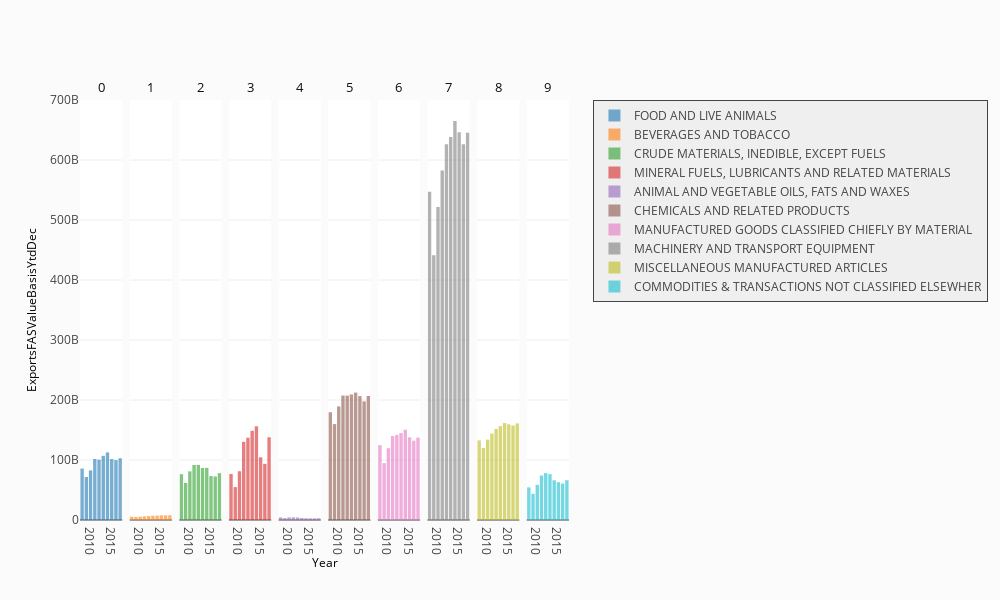

The notebook cell this image was saved under:
### Code cell
fig = ff.create_facet_grid(
    sub,
    x='Year',
    y='ExportsFASValueBasisYtdDec',
    facet_col='SITC',
    color_name='sitc_sdesc',
    trace_type='bar',
    facet_row_labels='name'
)
py.iplot(fig, filename='facet - color by categorical variable')

### Figure 1 — Plotly figure (JSON) as saved in the notebook; plotly's stock layout.template omitted (floating-point values rounded to 4 significant figures)
{"data": [{"marker": {"color": "rgb(31, 119, 180)"}, "name": "FOOD AND LIVE ANIMALS", "opacity": 0.6, "type": "bar", "x": [2008, 2009, 2010, 2011, 2012, 2013, 2014, 2015, 2016, 2017], "xaxis": "x1", "y": [85750708131, 71602580433, 82665484288, 101590000000, 100404000000, 107010000000, 112623000000, 101535000000, 99797347630, 102912000000], "yaxis": "y1"}, {"marker": {"color": "rgb(255, 127, 14)"}, "name": "BEVERAGES AND TOBACCO", "opacity": 0.6, "type": "bar", "x": [], "xaxis": "x1", "y": [], "yaxis": "y1"}, {"marker": {"color": "rgb(44, 160, 44)"}, "name": "CRUDE MATERIALS, INEDIBLE, EXCEPT FUELS", "opacity": 0.6, "type": "bar", "x": [], "xaxis": "x1", "y": [], "yaxis": "y1"}, {"marker": {"color": "rgb(214, 39, 40)"}, "name": "MINERAL FUELS, LUBRICANTS AND RELATED MATERIALS", "opacity": 0.6, "type": "bar", "x": [], "xaxis": "x1", "y": [], "yaxis": "y1"}, {"marker": {"color": "rgb(148, 103, 189)"}, "name": "ANIMAL AND VEGETABLE OILS, FATS AND WAXES", "opacity": 0.6, "type": "bar", "x": [], "xaxis": "x1", "y": [], "yaxis": "y1"}, {"marker": {"color": "rgb(140, 86, 75)"}, "name": "CHEMICALS AND RELATED PRODUCTS", "opacity": 0.6, "type": "bar", "x": [], "xaxis": "x1", "y": [], "yaxis": "y1"}, {"marker": {"color": "rgb(227, 119, 194)"}, "name": "MANUFACTURED GOODS CLASSIFIED CHIEFLY BY MATERIAL", "opacity": 0.6, "type": "bar", "x": [], "xaxis": "x1", "y": [], "yaxis": "y1"}, {"marker": {"color": "rgb(127, 127, 127)"}, "name": "MACHINERY AND TRANSPORT EQUIPMENT", "opacity": 0.6, "type": "bar", "x": [], "xaxis": "x1", "y": [], "yaxis": "y1"}, {"marker": {"color": "rgb(188, 189, 34)"}, "name": "MISCELLANEOUS MANUFACTURED ARTICLES", "opacity": 0.6, "type": "bar", "x": [], "xaxis": "x1", "y": [], "yaxis": "y1"}, {"marker": {"color": "rgb(23, 190, 207)"}, "name": "COMMODITIES & TRANSACTIONS NOT CLASSIFIED ELSEWHER", "opacity": 0.6, "type": "bar", "x": [], "xaxis": "x1", "y": [], "yaxis": "y1"}, {"marker": {"color": "rgb(31, 119, 180)"}, "name": "FOOD AND LIVE ANIMALS", "opacity": 0.6, "type": "bar", "x": [], "xaxis": "x2", "y": [], "yaxis": "y1"}, {"marker": {"color": "rgb(255, 127, 14)"}, "name": "BEVERAGES AND TOBACCO", "opacity": 0.6, "type": "bar", "x": [2008, 2009, 2010, 2011, 2012, 2013, 2014, 2015, 2016, 2017], "xaxis": "x2", "y": [5468240369, 4998783856, 5457104260, 6169025990, 6554742124, 7223680549, 7288836203, 7798577352, 7843661648, 7970745656], "yaxis": "y1"}, {"marker": {"color": "rgb(44, 160, 44)"}, "name": "CRUDE MATERIALS, INEDIBLE, EXCEPT FUELS", "opacity": 0.6, "type": "bar", "x": [], "xaxis": "x2", "y": [], "yaxis": "y1"}, {"marker": {"color": "rgb(214, 39, 40)"}, "name": "MINERAL FUELS, LUBRICANTS AND RELATED MATERIALS", "opacity": 0.6, "type": "bar", "x": [], "xaxis": "x2", "y": [], "yaxis": "y1"}, {"marker": {"color": "rgb(148, 103, 189)"}, "name": "ANIMAL AND VEGETABLE OILS, FATS AND WAXES", "opacity": 0.6, "type": "bar", "x": [], "xaxis": "x2", "y": [], "yaxis": "y1"}, {"marker": {"color": "rgb(140, 86, 75)"}, "name": "CHEMICALS AND RELATED PRODUCTS", "opacity": 0.6, "type": "bar", "x": [], "xaxis": "x2", "y": [], "yaxis": "y1"}, {"marker": {"color": "rgb(227, 119, 194)"}, "name": "MANUFACTURED GOODS CLASSIFIED CHIEFLY BY MATERIAL", "opacity": 0.6, "type": "bar", "x": [], "xaxis": "x2", "y": [], "yaxis": "y1"}, {"marker": {"color": "rgb(127, 127, 127)"}, "name": "MACHINERY AND TRANSPORT EQUIPMENT", "opacity": 0.6, "type": "bar", "x": [], "xaxis": "x2", "y": [], "yaxis": "y1"}, {"marker": {"color": "rgb(188, 189, 34)"}, "name": "MISCELLANEOUS MANUFACTURED ARTICLES", "opacity": 0.6, "type": "bar", "x": [], "xaxis": "x2", "y": [], "yaxis": "y1"}, {"marker": {"color": "rgb(23, 190, 207)"}, "name": "COMMODITIES & TRANSACTIONS NOT CLASSIFIED ELSEWHER", "opacity": 0.6, "type": "bar", "x": [], "xaxis": "x2", "y": [], "yaxis": "y1"}, {"marker": {"color": "rgb(31, 119, 180)"}, "name": "FOOD AND LIVE ANIMALS", "opacity": 0.6, "type": "bar", "x": [], "xaxis": "x3", "y": [], "yaxis": "y1"}, {"marker": {"color": "rgb(255, 127, 14)"}, "name": "BEVERAGES AND TOBACCO", "opacity": 0.6, "type": "bar", "x": [], "xaxis": "x3", "y": [], "yaxis": "y1"}, {"marker": {"color": "rgb(44, 160, 44)"}, "name": "CRUDE MATERIALS, INEDIBLE, EXCEPT FUELS", "opacity": 0.6, "type": "bar", "x": [2008, 2009, 2010, 2011, 2012, 2013, 2014, 2015, 2016, 2017], "xaxis": "x3", "y": [76462022566, 61695744182, 81051674492, 91644217371, 91821829305, 86683525510, 86931183507, 73247418151, 72558548887, 78028347057], "yaxis": "y1"}, {"marker": {"color": "rgb(214, 39, 40)"}, "name": "MINERAL FUELS, LUBRICANTS AND RELATED MATERIALS", "opacity": 0.6, "type": "bar", "x": [], "xaxis": "x3", "y": [], "yaxis": "y1"}, {"marker": {"color": "rgb(148, 103, 189)"}, "name": "ANIMAL AND VEGETABLE OILS, FATS AND WAXES", "opacity": 0.6, "type": "bar", "x": [], "xaxis": "x3", "y": [], "yaxis": "y1"}, {"marker": {"color": "rgb(140, 86, 75)"}, "name": "CHEMICALS AND RELATED PRODUCTS", "opacity": 0.6, "type": "bar", "x": [], "xaxis": "x3", "y": [], "yaxis": "y1"}, {"marker": {"color": "rgb(227, 119, 194)"}, "name": "MANUFACTURED GOODS CLASSIFIED CHIEFLY BY MATERIAL", "opacity": 0.6, "type": "bar", "x": [], "xaxis": "x3", "y": [], "yaxis": "y1"}, {"marker": {"color": "rgb(127, 127, 127)"}, "name": "MACHINERY AND TRANSPORT EQUIPMENT", "opacity": 0.6, "type": "bar", "x": [], "xaxis": "x3", "y": [], "yaxis": "y1"}, {"marker": {"color": "rgb(188, 189, 34)"}, "name": "MISCELLANEOUS MANUFACTURED ARTICLES", "opacity": 0.6, "type": "bar", "x": [], "xaxis": "x3", "y": [], "yaxis": "y1"}, {"marker": {"color": "rgb(23, 190, 207)"}, "name": "COMMODITIES & TRANSACTIONS NOT CLASSIFIED ELSEWHER", "opacity": 0.6, "type": "bar", "x": [], "xaxis": "x3", "y": [], "yaxis": "y1"}, {"marker": {"color": "rgb(31, 119, 180)"}, "name": "FOOD AND LIVE ANIMALS", "opacity": 0.6, "type": "bar", "x": [], "xaxis": "x4", "y": [], "yaxis": "y1"}, {"marker": {"color": "rgb(255, 127, 14)"}, "name": "BEVERAGES AND TOBACCO", "opacity": 0.6, "type": "bar", "x": [], "xaxis": "x4", "y": [], "yaxis": "y1"}, {"marker": {"color": "rgb(44, 160, 44)"}, "name": "CRUDE MATERIALS, INEDIBLE, EXCEPT FUELS", "opacity": 0.6, "type": "bar", "x": [], "xaxis": "x4", "y": [], "yaxis": "y1"}, {"marker": {"color": "rgb(214, 39, 40)"}, "name": "MINERAL FUELS, LUBRICANTS AND RELATED MATERIALS", "opacity": 0.6, "type": "bar", "x": [2008, 2009, 2010, 2011, 2012, 2013, 2014, 2015, 2016, 2017], "xaxis": "x4", "y": [76741712806, 54848311930, 81285621657, 130303000000, 137139000000, 148754000000, 156256000000, 104493000000, 93614181242, 137900000000], "yaxis": "y1"}, {"marker": {"color": "rgb(148, 103, 189)"}, "name": "ANIMAL AND VEGETABLE OILS, FATS AND WAXES", "opacity": 0.6, "type": "bar", "x": [], "xaxis": "x4", "y": [], "yaxis": "y1"}, {"marker": {"color": "rgb(140, 86, 75)"}, "name": "CHEMICALS AND RELATED PRODUCTS", "opacity": 0.6, "type": "bar", "x": [], "xaxis": "x4", "y": [], "yaxis": "y1"}, {"marker": {"color": "rgb(227, 119, 194)"}, "name": "MANUFACTURED GOODS CLASSIFIED CHIEFLY BY MATERIAL", "opacity": 0.6, "type": "bar", "x": [], "xaxis": "x4", "y": [], "yaxis": "y1"}, {"marker": {"color": "rgb(127, 127, 127)"}, "name": "MACHINERY AND TRANSPORT EQUIPMENT", "opacity": 0.6, "type": "bar", "x": [], "xaxis": "x4", "y": [], "yaxis": "y1"}, {"marker": {"color": "rgb(188, 189, 34)"}, "name": "MISCELLANEOUS MANUFACTURED ARTICLES", "opacity": 0.6, "type": "bar", "x": [], "xaxis": "x4", "y": [], "yaxis": "y1"}, {"marker": {"color": "rgb(23, 190, 207)"}, "name": "COMMODITIES & TRANSACTIONS NOT CLASSIFIED ELSEWHER", "opacity": 0.6, "type": "bar", "x": [], "xaxis": "x4", "y": [], "yaxis": "y1"}, {"marker": {"color": "rgb(31, 119, 180)"}, "name": "FOOD AND LIVE ANIMALS", "opacity": 0.6, "type": "bar", "x": [], "xaxis": "x5", "y": [], "yaxis": "y1"}, {"marker": {"color": "rgb(255, 127, 14)"}, "name": "BEVERAGES AND TOBACCO", "opacity": 0.6, "type": "bar", "x": [], "xaxis": "x5", "y": [], "yaxis": "y1"}, {"marker": {"color": "rgb(44, 160, 44)"}, "name": "CRUDE MATERIALS, INEDIBLE, EXCEPT FUELS", "opacity": 0.6, "type": "bar", "x": [], "xaxis": "x5", "y": [], "yaxis": "y1"}, {"marker": {"color": "rgb(214, 39, 40)"}, "name": "MINERAL FUELS, LUBRICANTS AND RELATED MATERIALS", "opacity": 0.6, "type": "bar", "x": [], "xaxis": "x5", "y": [], "yaxis": "y1"}, {"marker": {"color": "rgb(148, 103, 189)"}, "name": "ANIMAL AND VEGETABLE OILS, FATS AND WAXES", "opacity": 0.6, "type": "bar", "x": [2008, 2009, 2010, 2011, 2012, 2013, 2014, 2015, 2016, 2017], "xaxis": "x5", "y": [4430199990, 3216884805, 4281031012, 4554861415, 4195278686, 3344393253, 2982701545, 2785484033, 2833754940, 2995298245], "yaxis": "y1"}, {"marker": {"color": "rgb(140, 86, 75)"}, "name": "CHEMICALS AND RELATED PRODUCTS", "opacity": 0.6, "type": "bar", "x": [], "xaxis": "x5", "y": [], "yaxis": "y1"}, {"marker": {"color": "rgb(227, 119, 194)"}, "name": "MANUFACTURED GOODS CLASSIFIED CHIEFLY BY MATERIAL", "opacity": 0.6, "type": "bar", "x": [], "xaxis": "x5", "y": [], "yaxis": "y1"}, {"marker": {"color": "rgb(127, 127, 127)"}, "name": "MACHINERY AND TRANSPORT EQUIPMENT", "opacity": 0.6, "type": "bar", "x": [], "xaxis": "x5", "y": [], "yaxis": "y1"}, {"marker": {"color": "rgb(188, 189, 34)"}, "name": "MISCELLANEOUS MANUFACTURED ARTICLES", "opacity": 0.6, "type": "bar", "x": [], "xaxis": "x5", "y": [], "yaxis": "y1"}, {"marker": {"color": "rgb(23, 190, 207)"}, "name": "COMMODITIES & TRANSACTIONS NOT CLASSIFIED ELSEWHER", "opacity": 0.6, "type": "bar", "x": [], "xaxis": "x5", "y": [], "yaxis": "y1"}, {"marker": {"color": "rgb(31, 119, 180)"}, "name": "FOOD AND LIVE ANIMALS", "opacity": 0.6, "type": "bar", "x": [], "xaxis": "x6", "y": [], "yaxis": "y1"}, {"marker": {"color": "rgb(255, 127, 14)"}, "name": "BEVERAGES AND TOBACCO", "opacity": 0.6, "type": "bar", "x": [], "xaxis": "x6", "y": [], "yaxis": "y1"}, {"marker": {"color": "rgb(44, 160, 44)"}, "name": "CRUDE MATERIALS, INEDIBLE, EXCEPT FUELS", "opacity": 0.6, "type": "bar", "x": [], "xaxis": "x6", "y": [], "yaxis": "y1"}, {"marker": {"color": "rgb(214, 39, 40)"}, "name": "MINERAL FUELS, LUBRICANTS AND RELATED MATERIALS", "opacity": 0.6, "type": "bar", "x": [], "xaxis": "x6", "y": [], "yaxis": "y1"}, {"marker": {"color": "rgb(148, 103, 189)"}, "name": "ANIMAL AND VEGETABLE OILS, FATS AND WAXES", "opacity": 0.6, "type": "bar", "x": [], "xaxis": "x6", "y": [], "yaxis": "y1"}, {"marker": {"color": "rgb(140, 86, 75)"}, "name": "CHEMICALS AND RELATED PRODUCTS", "opacity": 0.6, "type": "bar", "x": [2008, 2009, 2010, 2011, 2012, 2013, 2014, 2015, 2016, 2017], "xaxis": "x6", "y": [179737000000, 159892000000, 189331000000, 207461000000, 207326000000, 209304000000, 212359000000, 206469000000, 197733000000, 206660000000], "yaxis": "y1"}, {"marker": {"color": "rgb(227, 119, 194)"}, "name": "MANUFACTURED GOODS CLASSIFIED CHIEFLY BY MATERIAL", "opacity": 0.6, "type": "bar", "x": [], "xaxis": "x6", "y": [], "yaxis": "y1"}, {"marker": {"color": "rgb(127, 127, 127)"}, "name": "MACHINERY AND TRANSPORT EQUIPMENT", "opacity": 0.6, "type": "bar", "x": [], "xaxis": "x6", "y": [], "yaxis": "y1"}, {"marker": {"color": "rgb(188, 189, 34)"}, "name": "MISCELLANEOUS MANUFACTURED ARTICLES", "opacity": 0.6, "type": "bar", "x": [], "xaxis": "x6", "y": [], "yaxis": "y1"}, {"marker": {"color": "rgb(23, 190, 207)"}, "name": "COMMODITIES & TRANSACTIONS NOT CLASSIFIED ELSEWHER", "opacity": 0.6, "type": "bar", "x": [], "xaxis": "x6", "y": [], "yaxis": "y1"}, {"marker": {"color": "rgb(31, 119, 180)"}, "name": "FOOD AND LIVE ANIMALS", "opacity": 0.6, "type": "bar", "x": [], "xaxis": "x7", "y": [], "yaxis": "y1"}, {"marker": {"color": "rgb(255, 127, 14)"}, "name": "BEVERAGES AND TOBACCO", "opacity": 0.6, "type": "bar", "x": [], "xaxis": "x7", "y": [], "yaxis": "y1"}, {"marker": {"color": "rgb(44, 160, 44)"}, "name": "CRUDE MATERIALS, INEDIBLE, EXCEPT FUELS", "opacity": 0.6, "type": "bar", "x": [], "xaxis": "x7", "y": [], "yaxis": "y1"}, {"marker": {"color": "rgb(214, 39, 40)"}, "name": "MINERAL FUELS, LUBRICANTS AND RELATED MATERIALS", "opacity": 0.6, "type": "bar", "x": [], "xaxis": "x7", "y": [], "yaxis": "y1"}, {"marker": {"color": "rgb(148, 103, 189)"}, "name": "ANIMAL AND VEGETABLE OILS, FATS AND WAXES", "opacity": 0.6, "type": "bar", "x": [], "xaxis": "x7", "y": [], "yaxis": "y1"}, {"marker": {"color": "rgb(140, 86, 75)"}, "name": "CHEMICALS AND RELATED PRODUCTS", "opacity": 0.6, "type": "bar", "x": [], "xaxis": "x7", "y": [], "yaxis": "y1"}, {"marker": {"color": "rgb(227, 119, 194)"}, "name": "MANUFACTURED GOODS CLASSIFIED CHIEFLY BY MATERIAL", "opacity": 0.6, "type": "bar", "x": [2008, 2009, 2010, 2011, 2012, 2013, 2014, 2015, 2016, 2017], "xaxis": "x7", "y": [124764000000, 94720096378, 119698000000, 139949000000, 141915000000, 144937000000, 150546000000, 137785000000, 132141000000, 137297000000], "yaxis": "y1"}, {"marker": {"color": "rgb(127, 127, 127)"}, "name": "MACHINERY AND TRANSPORT EQUIPMENT", "opacity": 0.6, "type": "bar", "x": [], "xaxis": "x7", "y": [], "yaxis": "y1"}, {"marker": {"color": "rgb(188, 189, 34)"}, "name": "MISCELLANEOUS MANUFACTURED ARTICLES", "opacity": 0.6, "type": "bar", "x": [], "xaxis": "x7", "y": [], "yaxis": "y1"}, {"marker": {"color": "rgb(23, 190, 207)"}, "name": "COMMODITIES & TRANSACTIONS NOT CLASSIFIED ELSEWHER", "opacity": 0.6, "type": "bar", "x": [], "xaxis": "x7", "y": [], "yaxis": "y1"}, {"marker": {"color": "rgb(31, 119, 180)"}, "name": "FOOD AND LIVE ANIMALS", "opacity": 0.6, "type": "bar", "x": [], "xaxis": "x8", "y": [], "yaxis": "y1"}, {"marker": {"color": "rgb(255, 127, 14)"}, "name": "BEVERAGES AND TOBACCO", "opacity": 0.6, "type": "bar", "x": [], "xaxis": "x8", "y": [], "yaxis": "y1"}, {"marker": {"color": "rgb(44, 160, 44)"}, "name": "CRUDE MATERIALS, INEDIBLE, EXCEPT FUELS", "opacity": 0.6, "type": "bar", "x": [], "xaxis": "x8", "y": [], "yaxis": "y1"}, {"marker": {"color": "rgb(214, 39, 40)"}, "name": "MINERAL FUELS, LUBRICANTS AND RELATED MATERIALS", "opacity": 0.6, "type": "bar", "x": [], "xaxis": "x8", "y": [], "yaxis": "y1"}, {"marker": {"color": "rgb(148, 103, 189)"}, "name": "ANIMAL AND VEGETABLE OILS, FATS AND WAXES", "opacity": 0.6, "type": "bar", "x": [], "xaxis": "x8", "y": [], "yaxis": "y1"}, {"marker": {"color": "rgb(140, 86, 75)"}, "name": "CHEMICALS AND RELATED PRODUCTS", "opacity": 0.6, "type": "bar", "x": [], "xaxis": "x8", "y": [], "yaxis": "y1"}, {"marker": {"color": "rgb(227, 119, 194)"}, "name": "MANUFACTURED GOODS CLASSIFIED CHIEFLY BY MATERIAL", "opacity": 0.6, "type": "bar", "x": [], "xaxis": "x8", "y": [], "yaxis": "y1"}, {"marker": {"color": "rgb(127, 127, 127)"}, "name": "MACHINERY AND TRANSPORT EQUIPMENT", "opacity": 0.6, "type": "bar", "x": [2008, 2009, 2010, 2011, 2012, 2013, 2014, 2015, 2016, 2017], "xaxis": "x8", "y": [547015000000, 441427000000, 521872000000, 582703000000, 626490000000, 638419000000, 665076000000, 646483000000, 626289000000, 645697000000], "yaxis": "y1"}, {"marker": {"color": "rgb(188, 189, 34)"}, "name": "MISCELLANEOUS MANUFACTURED ARTICLES", "opacity": 0.6, "type": "bar", "x": [], "xaxis": "x8", "y": [], "yaxis": "y1"}, {"marker": {"color": "rgb(23, 190, 207)"}, "name": "COMMODITIES & TRANSACTIONS NOT CLASSIFIED ELSEWHER", "opacity": 0.6, "type": "bar", "x": [], "xaxis": "x8", "y": [], "yaxis": "y1"}, {"marker": {"color": "rgb(31, 119, 180)"}, "name": "FOOD AND LIVE ANIMALS", "opacity": 0.6, "type": "bar", "x": [], "xaxis": "x9", "y": [], "yaxis": "y1"}, {"marker": {"color": "rgb(255, 127, 14)"}, "name": "BEVERAGES AND TOBACCO", "opacity": 0.6, "type": "bar", "x": [], "xaxis": "x9", "y": [], "yaxis": "y1"}, {"marker": {"color": "rgb(44, 160, 44)"}, "name": "CRUDE MATERIALS, INEDIBLE, EXCEPT FUELS", "opacity": 0.6, "type": "bar", "x": [], "xaxis": "x9", "y": [], "yaxis": "y1"}, {"marker": {"color": "rgb(214, 39, 40)"}, "name": "MINERAL FUELS, LUBRICANTS AND RELATED MATERIALS", "opacity": 0.6, "type": "bar", "x": [], "xaxis": "x9", "y": [], "yaxis": "y1"}, {"marker": {"color": "rgb(148, 103, 189)"}, "name": "ANIMAL AND VEGETABLE OILS, FATS AND WAXES", "opacity": 0.6, "type": "bar", "x": [], "xaxis": "x9", "y": [], "yaxis": "y1"}, {"marker": {"color": "rgb(140, 86, 75)"}, "name": "CHEMICALS AND RELATED PRODUCTS", "opacity": 0.6, "type": "bar", "x": [], "xaxis": "x9", "y": [], "yaxis": "y1"}, {"marker": {"color": "rgb(227, 119, 194)"}, "name": "MANUFACTURED GOODS CLASSIFIED CHIEFLY BY MATERIAL", "opacity": 0.6, "type": "bar", "x": [], "xaxis": "x9", "y": [], "yaxis": "y1"}, {"marker": {"color": "rgb(127, 127, 127)"}, "name": "MACHINERY AND TRANSPORT EQUIPMENT", "opacity": 0.6, "type": "bar", "x": [], "xaxis": "x9", "y": [], "yaxis": "y1"}, {"marker": {"color": "rgb(188, 189, 34)"}, "name": "MISCELLANEOUS MANUFACTURED ARTICLES", "opacity": 0.6, "type": "bar", "x": [2008, 2009, 2010, 2011, 2012, 2013, 2014, 2015, 2016, 2017], "xaxis": "x9", "y": [132674000000, 119944000000, 133981000000, 143894000000, 151761000000, 156502000000, 161597000000, 159475000000, 157453000000, 160945000000], "yaxis": "y1"}, {"marker": {"color": "rgb(23, 190, 207)"}, "name": "COMMODITIES & TRANSACTIONS NOT CLASSIFIED ELSEWHER", "opacity": 0.6, "type": "bar", "x": [], "xaxis": "x9", "y": [], "yaxis": "y1"}, {"marker": {"color": "rgb(31, 119, 180)"}, "name": "FOOD AND LIVE ANIMALS", "opacity": 0.6, "type": "bar", "x": [], "xaxis": "x10", "y": [], "yaxis": "y1"}, {"marker": {"color": "rgb(255, 127, 14)"}, "name": "BEVERAGES AND TOBACCO", "opacity": 0.6, "type": "bar", "x": [], "xaxis": "x10", "y": [], "yaxis": "y1"}, {"marker": {"color": "rgb(44, 160, 44)"}, "name": "CRUDE MATERIALS, INEDIBLE, EXCEPT FUELS", "opacity": 0.6, "type": "bar", "x": [], "xaxis": "x10", "y": [], "yaxis": "y1"}, {"marker": {"color": "rgb(214, 39, 40)"}, "name": "MINERAL FUELS, LUBRICANTS AND RELATED MATERIALS", "opacity": 0.6, "type": "bar", "x": [], "xaxis": "x10", "y": [], "yaxis": "y1"}, {"marker": {"color": "rgb(148, 103, 189)"}, "name": "ANIMAL AND VEGETABLE OILS, FATS AND WAXES", "opacity": 0.6, "type": "bar", "x": [], "xaxis": "x10", "y": [], "yaxis": "y1"}, {"marker": {"color": "rgb(140, 86, 75)"}, "name": "CHEMICALS AND RELATED PRODUCTS", "opacity": 0.6, "type": "bar", "x": [], "xaxis": "x10", "y": [], "yaxis": "y1"}, {"marker": {"color": "rgb(227, 119, 194)"}, "name": "MANUFACTURED GOODS CLASSIFIED CHIEFLY BY MATERIAL", "opacity": 0.6, "type": "bar", "x": [], "xaxis": "x10", "y": [], "yaxis": "y1"}, {"marker": {"color": "rgb(127, 127, 127)"}, "name": "MACHINERY AND TRANSPORT EQUIPMENT", "opacity": 0.6, "type": "bar", "x": [], "xaxis": "x10", "y": [], "yaxis": "y1"}, {"marker": {"color": "rgb(188, 189, 34)"}, "name": "MISCELLANEOUS MANUFACTURED ARTICLES", "opacity": 0.6, "type": "bar", "x": [], "xaxis": "x10", "y": [], "yaxis": "y1"}, {"marker": {"color": "rgb(23, 190, 207)"}, "name": "COMMODITIES & TRANSACTIONS NOT CLASSIFIED ELSEWHER", "opacity": 0.6, "type": "bar", "x": [2008, 2009, 2010, 2011, 2012, 2013, 2014, 2015, 2016, 2017], "xaxis": "x10", "y": [54398712315, 43697736884, 58640975294, 74239264194, 78213395946, 76338192193, 66215193977, 63028673812, 60747372578, 66327334514], "yaxis": "y1"}], "layout": {"annotations": [{"font": {"color": "#0f0f0f", "size": 13}, "showarrow": false, "text": 0, "textangle": 0, "x": 0.04325, "xanchor": "center", "xref": "paper", "y": 1.03, "yanchor": "middle", "yref": "paper"}, {"font": {"color": "#0f0f0f", "size": 13}, "showarrow": false, "text": 1, "textangle": 0, "x": 0.1447, "xanchor": "center", "xref": "paper", "y": 1.03, "yanchor": "middle", "yref": "paper"}, {"font": {"color": "#0f0f0f", "size": 13}, "showarrow": false, "text": 2, "textangle": 0, "x": 0.2462, "xanchor": "center", "xref": "paper", "y": 1.03, "yanchor": "middle", "yref": "paper"}, {"font": {"color": "#0f0f0f", "size": 13}, "showarrow": false, "text": 3, "textangle": 0, "x": 0.3478, "xanchor": "center", "xref": "paper", "y": 1.03, "yanchor": "middle", "yref": "paper"}, {"font": {"color": "#0f0f0f", "size": 13}, "showarrow": false, "text": 4, "textangle": 0, "x": 0.4492, "xanchor": "center", "xref": "paper", "y": 1.03, "yanchor": "middle", "yref": "paper"}, {"font": {"color": "#0f0f0f", "size": 13}, "showarrow": false, "text": 5, "textangle": 0, "x": 0.5507, "xanchor": "center", "xref": "paper", "y": 1.03, "yanchor": "middle", "yref": "paper"}, {"font": {"color": "#0f0f0f", "size": 13}, "showarrow": false, "text": 6, "textangle": 0, "x": 0.6522, "xanchor": "center", "xref": "paper", "y": 1.03, "yanchor": "middle", "yref": "paper"}, {"font": {"color": "#0f0f0f", "size": 13}, "showarrow": false, "text": 7, "textangle": 0, "x": 0.7537, "xanchor": "center", "xref": "paper", "y": 1.03, "yanchor": "middle", "yref": "paper"}, {"font": {"color": "#0f0f0f", "size": 13}, "showarrow": false, "text": 8, "textangle": 0, "x": 0.8552, "xanchor": "center", "xref": "paper", "y": 1.03, "yanchor": "middle", "yref": "paper"}, {"font": {"color": "#0f0f0f", "size": 13}, "showarrow": false, "text": 9, "textangle": 0, "x": 0.9567, "xanchor": "center", "xref": "paper", "y": 1.03, "yanchor": "middle", "yref": "paper"}, {"font": {"color": "#000000", "size": 12}, "showarrow": false, "text": "Year", "textangle": 0, "x": 0.5, "xanchor": "center", "xref": "paper", "y": -0.1, "yanchor": "middle", "yref": "paper"}, {"font": {"color": "#000000", "size": 12}, "showarrow": false, "text": "ExportsFASValueBasisYtdDec", "textangle": 270, "x": -0.1, "xanchor": "center", "xref": "paper", "y": 0.5, "yanchor": "middle", "yref": "paper"}], "height": 600, "legend": {"bgcolor": "#efefef", "borderwidth": 1, "x": 1.05, "y": 1, "yanchor": "top"}, "paper_bgcolor": "rgb(251, 251, 251)", "showlegend": true, "title": "", "width": 1000, "xaxis1": {"anchor": "y1", "domain": [0, 0.0865]}, "xaxis10": {"anchor": "free", "domain": [0.9135, 1], "position": 0}, "xaxis2": {"anchor": "free", "domain": [0.1015, 0.188], "position": 0}, "xaxis3": {"anchor": "free", "domain": [0.203, 0.2895], "position": 0}, "xaxis4": {"anchor": "free", "domain": [0.3045, 0.391], "position": 0}, "xaxis5": {"anchor": "free", "domain": [0.406, 0.4925], "position": 0}, "xaxis6": {"anchor": "free", "domain": [0.5075, 0.594], "position": 0}, "xaxis7": {"anchor": "free", "domain": [0.609, 0.6955], "position": 0}, "xaxis8": {"anchor": "free", "domain": [0.7105, 0.797], "position": 0}, "xaxis9": {"anchor": "free", "domain": [0.812, 0.8985], "position": 0}, "yaxis1": {"anchor": "x1", "domain": [0, 1]}}}
